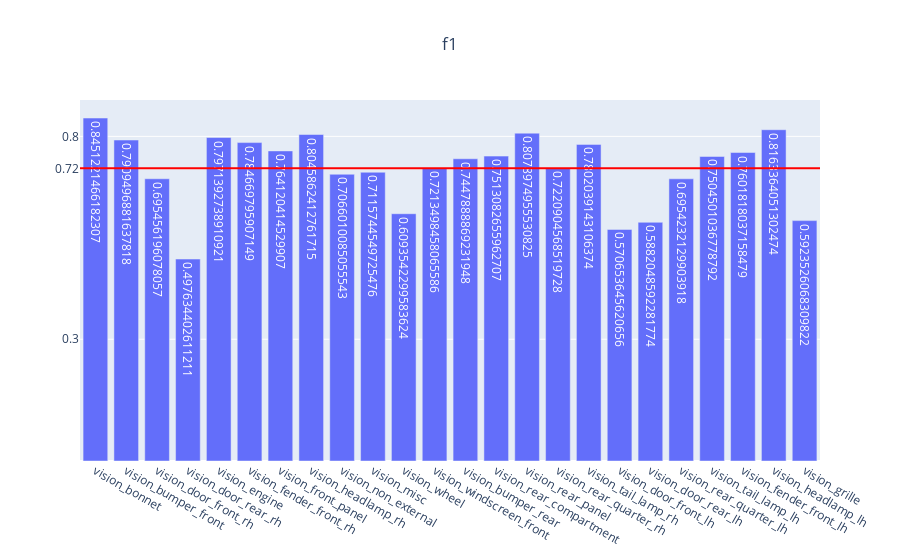

The notebook cell this image was saved under:
### Code cell
genVisMulitlabel(partEvalMetrics, "f1")

### Figure 1 — Plotly figure (JSON) as saved in the notebook; plotly's stock layout.template omitted (floating-point values rounded to 4 significant figures)
{"data": [{"text": [0.8451, 0.7909, 0.6955, 0.4976, 0.7971, 0.7847, 0.7641, 0.8046, 0.7066, 0.7116, 0.6094, 0.7213, 0.7448, 0.7513, 0.8079, 0.7221, 0.7802, 0.5707, 0.5882, 0.6954, 0.7505, 0.7602, 0.8163, 0.5924], "type": "bar", "x": ["vision_bonnet", "vision_bumper_front", "vision_door_front_rh", "vision_door_rear_rh", "vision_engine", "vision_fender_front_rh", "vision_front_panel", "vision_headlamp_rh", "vision_non_external", "vision_misc", "vision_wheel", "vision_windscreen_front", "vision_bumper_rear", "vision_rear_compartment", "vision_rear_panel", "vision_rear_quarter_rh", "vision_tail_lamp_rh", "vision_door_front_lh", "vision_door_rear_lh", "vision_rear_quarter_lh", "vision_tail_lamp_lh", "vision_fender_front_lh", "vision_headlamp_lh", "vision_grille"], "y": [0.8451, 0.7909, 0.6955, 0.4976, 0.7971, 0.7847, 0.7641, 0.8046, 0.7066, 0.7116, 0.6094, 0.7213, 0.7448, 0.7513, 0.8079, 0.7221, 0.7802, 0.5707, 0.5882, 0.6954, 0.7505, 0.7602, 0.8163, 0.5924]}], "layout": {"shapes": [{"line": {"color": "red", "width": 2}, "type": "line", "x0": 0, "x1": 1, "xref": "x domain", "y0": 0.7212, "y1": 0.7212, "yref": "y"}], "title": {"text": "f1", "x": 0.5}, "yaxis": {"tickmode": "array", "tickvals": ["0.72", 0.3, 0.8]}}}
